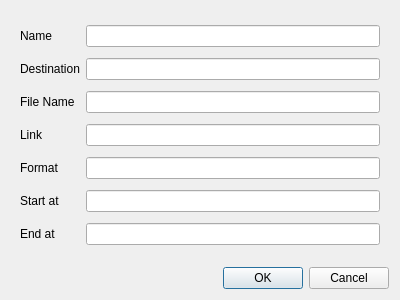
<?xml version="1.0" encoding="UTF-8"?>
<ui version="4.0">
 <class>Dialog</class>
 <widget class="QDialog" name="Dialog">
  <property name="geometry">
   <rect>
    <x>0</x>
    <y>0</y>
    <width>400</width>
    <height>300</height>
   </rect>
  </property>
  <property name="windowTitle">
   <string>Dialog</string>
  </property>
  <layout class="QVBoxLayout" name="verticalLayout">
   <item>
    <widget class="QWidget" name="widget" native="true">
     <layout class="QGridLayout" name="gridLayout">
      <item row="3" column="1">
       <widget class="QLineEdit" name="link_line_edit"/>
      </item>
      <item row="5" column="0">
       <widget class="QLabel" name="label_6">
        <property name="text">
         <string>Start at</string>
        </property>
       </widget>
      </item>
      <item row="4" column="1">
       <widget class="QLineEdit" name="format_line_edit"/>
      </item>
      <item row="5" column="1">
       <widget class="QLineEdit" name="start_at_line_edit"/>
      </item>
      <item row="2" column="0">
       <widget class="QLabel" name="label_3">
        <property name="text">
         <string>File Name</string>
        </property>
       </widget>
      </item>
      <item row="0" column="1">
       <widget class="QLineEdit" name="name_line_edit"/>
      </item>
      <item row="3" column="0">
       <widget class="QLabel" name="label_4">
        <property name="text">
         <string>Link</string>
        </property>
       </widget>
      </item>
      <item row="0" column="0">
       <widget class="QLabel" name="label">
        <property name="text">
         <string>Name</string>
        </property>
       </widget>
      </item>
      <item row="1" column="1">
       <widget class="QLineEdit" name="destination_line_edit"/>
      </item>
      <item row="1" column="0">
       <widget class="QLabel" name="label_2">
        <property name="text">
         <string>Destination</string>
        </property>
       </widget>
      </item>
      <item row="4" column="0">
       <widget class="QLabel" name="label_5">
        <property name="text">
         <string>Format</string>
        </property>
       </widget>
      </item>
      <item row="2" column="1">
       <widget class="QLineEdit" name="file_name_line_edit"/>
      </item>
      <item row="6" column="0">
       <widget class="QLabel" name="label_7">
        <property name="text">
         <string>End at</string>
        </property>
       </widget>
      </item>
      <item row="6" column="1">
       <widget class="QLineEdit" name="end_at_line_edit"/>
      </item>
     </layout>
    </widget>
   </item>
   <item>
    <widget class="QDialogButtonBox" name="buttonBox">
     <property name="orientation">
      <enum>Qt::Horizontal</enum>
     </property>
     <property name="standardButtons">
      <set>QDialogButtonBox::Cancel|QDialogButtonBox::Ok</set>
     </property>
    </widget>
   </item>
  </layout>
 </widget>
 <resources/>
 <connections>
  <connection>
   <sender>buttonBox</sender>
   <signal>accepted()</signal>
   <receiver>Dialog</receiver>
   <slot>accept()</slot>
   <hints>
    <hint type="sourcelabel">
     <x>248</x>
     <y>254</y>
    </hint>
    <hint type="destinationlabel">
     <x>157</x>
     <y>274</y>
    </hint>
   </hints>
  </connection>
  <connection>
   <sender>buttonBox</sender>
   <signal>rejected()</signal>
   <receiver>Dialog</receiver>
   <slot>reject()</slot>
   <hints>
    <hint type="sourcelabel">
     <x>316</x>
     <y>260</y>
    </hint>
    <hint type="destinationlabel">
     <x>286</x>
     <y>274</y>
    </hint>
   </hints>
  </connection>
 </connections>
</ui>
